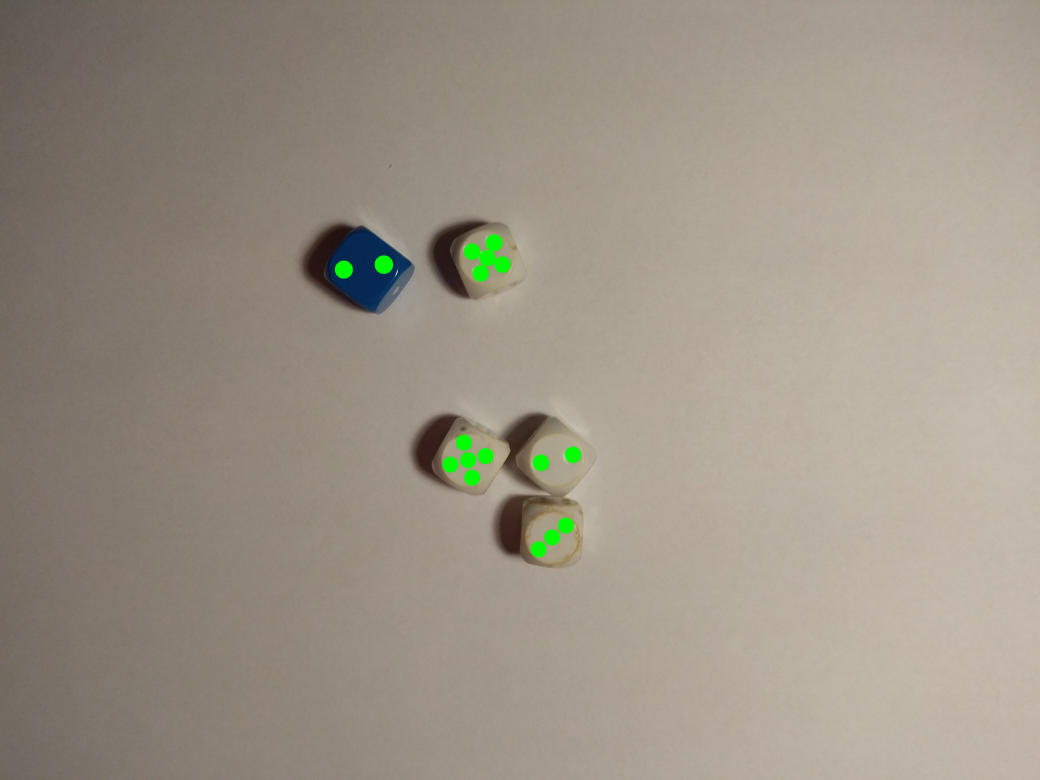
#> input picture results/IMG_20181118_220206.jpg, 4160 x 3120 px (shown at 1/4 size)
$ python -i dice.py   (imports and definitions only)   (older library calls are emulated)
#> lines starting #> are read from the running program, lines starting #| are printed output that depends on the picture
from cv2 import *
from skimage import exposure
import matplotlib.pyplot as plt
import numpy as np
import os


on_paper = "IMG_20181118_220206.jpg"
on_table = "IMG_20181118_220153.jpg"

def show_image(title, image):
    namedWindow(title, WINDOW_NORMAL)
    imshow(title, image)


# [46 lines left out: functions find_blobs, read_image, not called in this run]

def filter_image(img):
    contrast = convertScaleAbs(img ,alpha =  2.2,beta = 50)
    _, thresh = threshold(contrast ,254,255,THRESH_BINARY)
    element = getStructuringElement(cv2.MORPH_ELLIPSE,(5,5))
    o2 = medianBlur(thresh,5)
    o3 = dilate(o2,element,iterations = 1)
    o4 = erode(o3,element,iterations = 1)
    # _, cnt, _ = findContours(o4, RETR_TREE, CHAIN_APPROX_NONE)
    return o4


# [16 lines left out: function count_dotts, not called in this run]

dirname = os.path.dirname(__file__)
samples_path = os.path.join(dirname, 'samples')
# [5 lines not run here, left out]
# count_dotts(on_table)

>>> import cv2
>>> picture = cv2.imread('results/IMG_20181118_220206.jpg', cv2.IMREAD_GRAYSCALE)
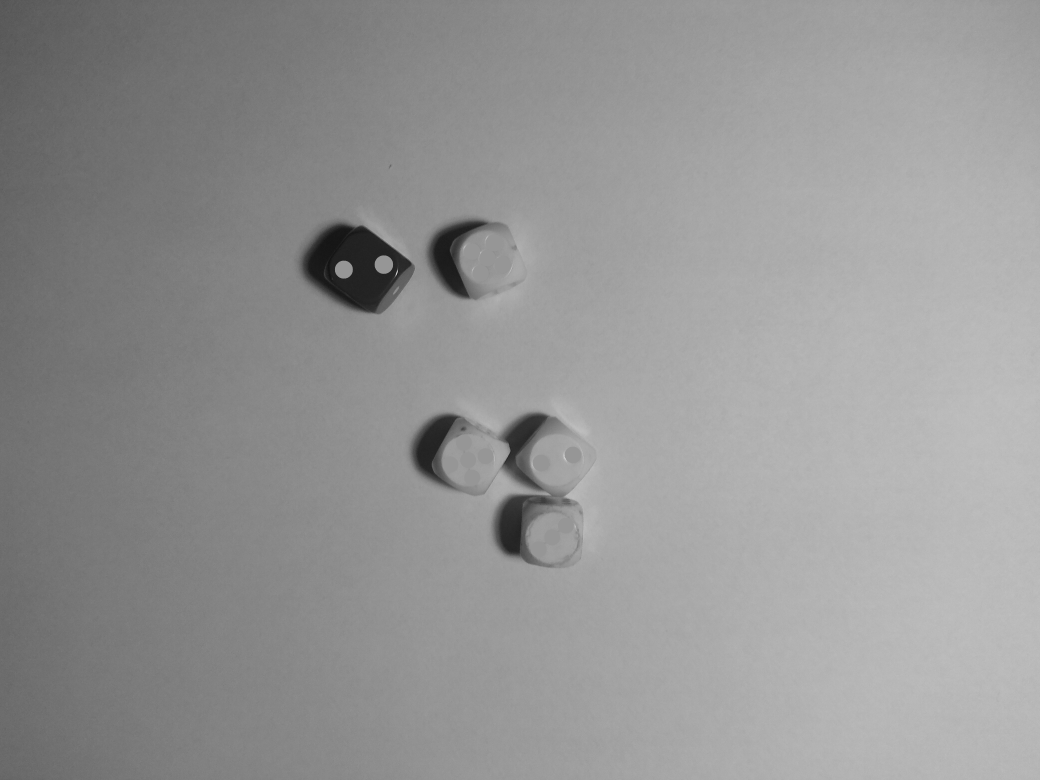
#> picture: shape (3120, 4160) (shown at 1/4 size); min 7, max 253, mean 148.7
#> (the run stopped early here; a loop or call above may not have finished)

$ run again, on results/IMG_20181113_202309.jpg
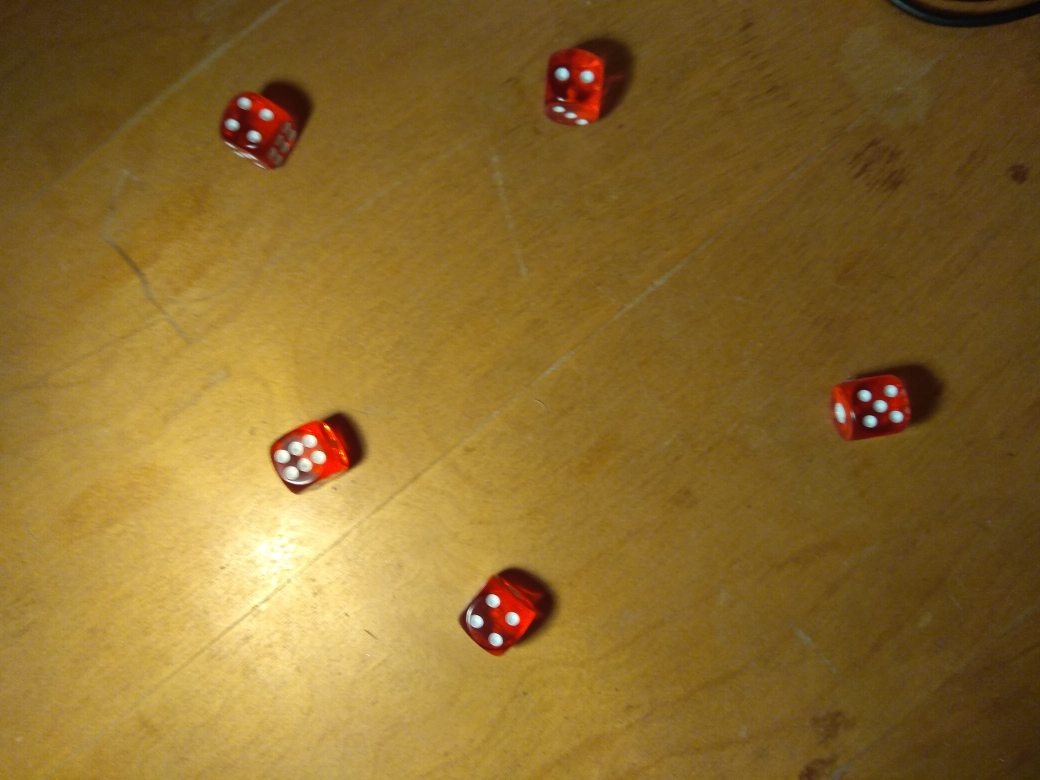
#> input picture results/IMG_20181113_202309.jpg, 4160 x 3120 px (shown at 1/4 size)
#> `picture = cv2.imread('results/IMG_20181118_220206.jpg', cv2.IMREAD_GRA..`:
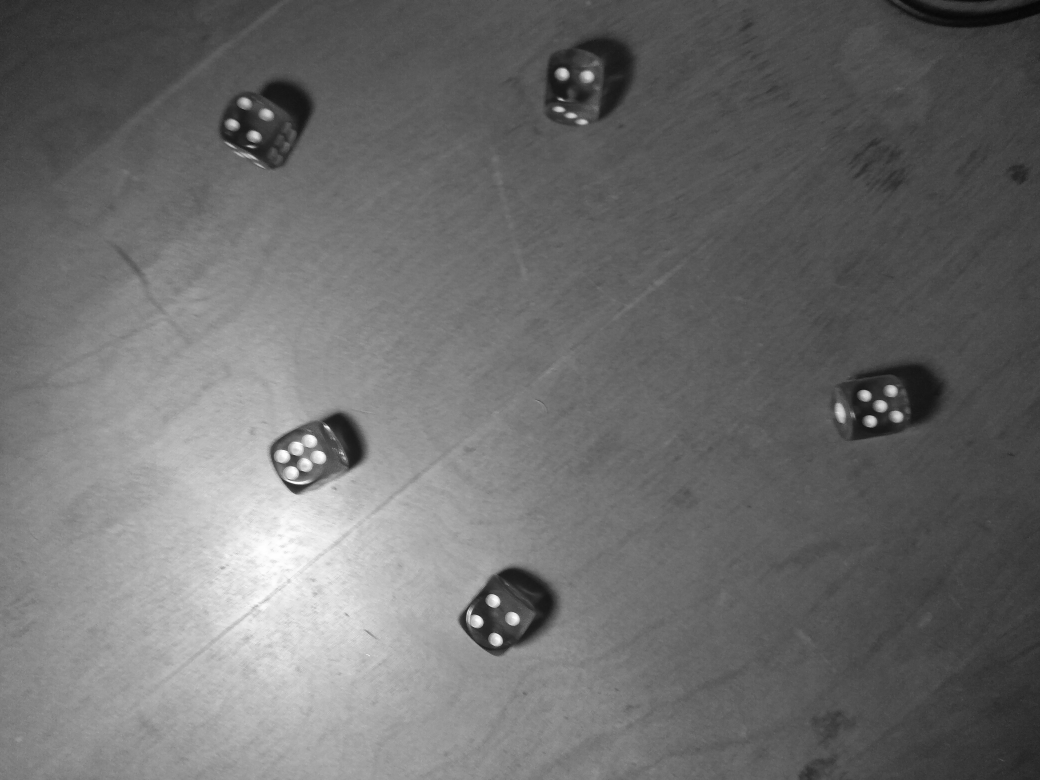
#> picture: shape (3120, 4160) (shown at 1/4 size); min 1, max 255, mean 108.9

$ run again, on results/IMG_20181113_202318.jpg
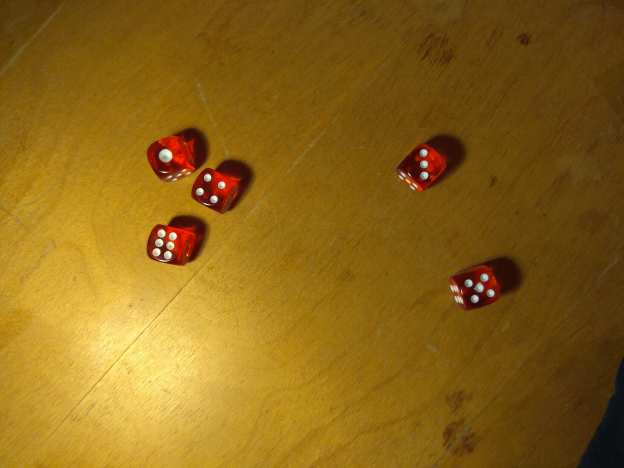
#> input picture results/IMG_20181113_202318.jpg, 1248 x 936 px (shown at 1/2 size)
#> `picture = cv2.imread('results/IMG_20181118_220206.jpg', cv2.IMREAD_GRA..`:
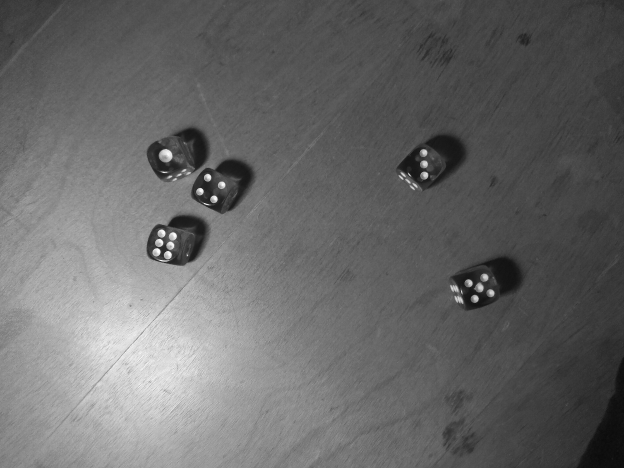
#> picture: shape (936, 1248) (shown at 1/2 size); min 9, max 255, mean 103.8

$ run again, on results/IMG_20181113_202327.jpg
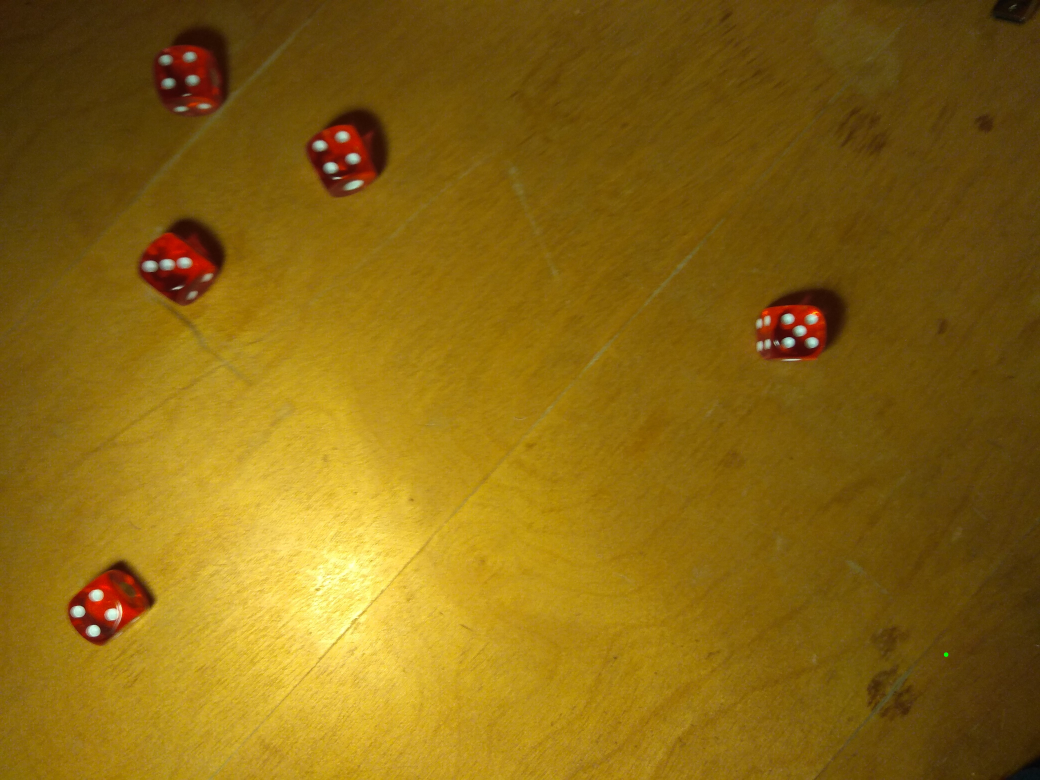
#> input picture results/IMG_20181113_202327.jpg, 4160 x 3120 px (shown at 1/4 size)
#> `picture = cv2.imread('results/IMG_20181118_220206.jpg', cv2.IMREAD_GRA..`:
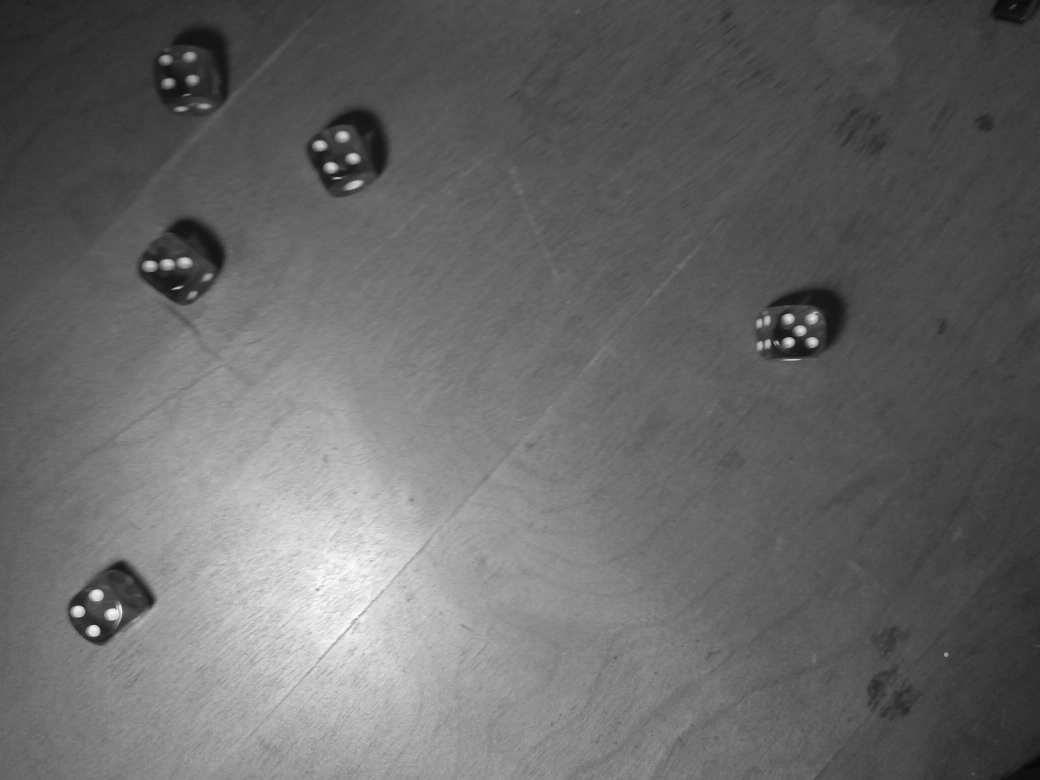
#> picture: shape (3120, 4160) (shown at 1/4 size); min 1, max 254, mean 103.2
